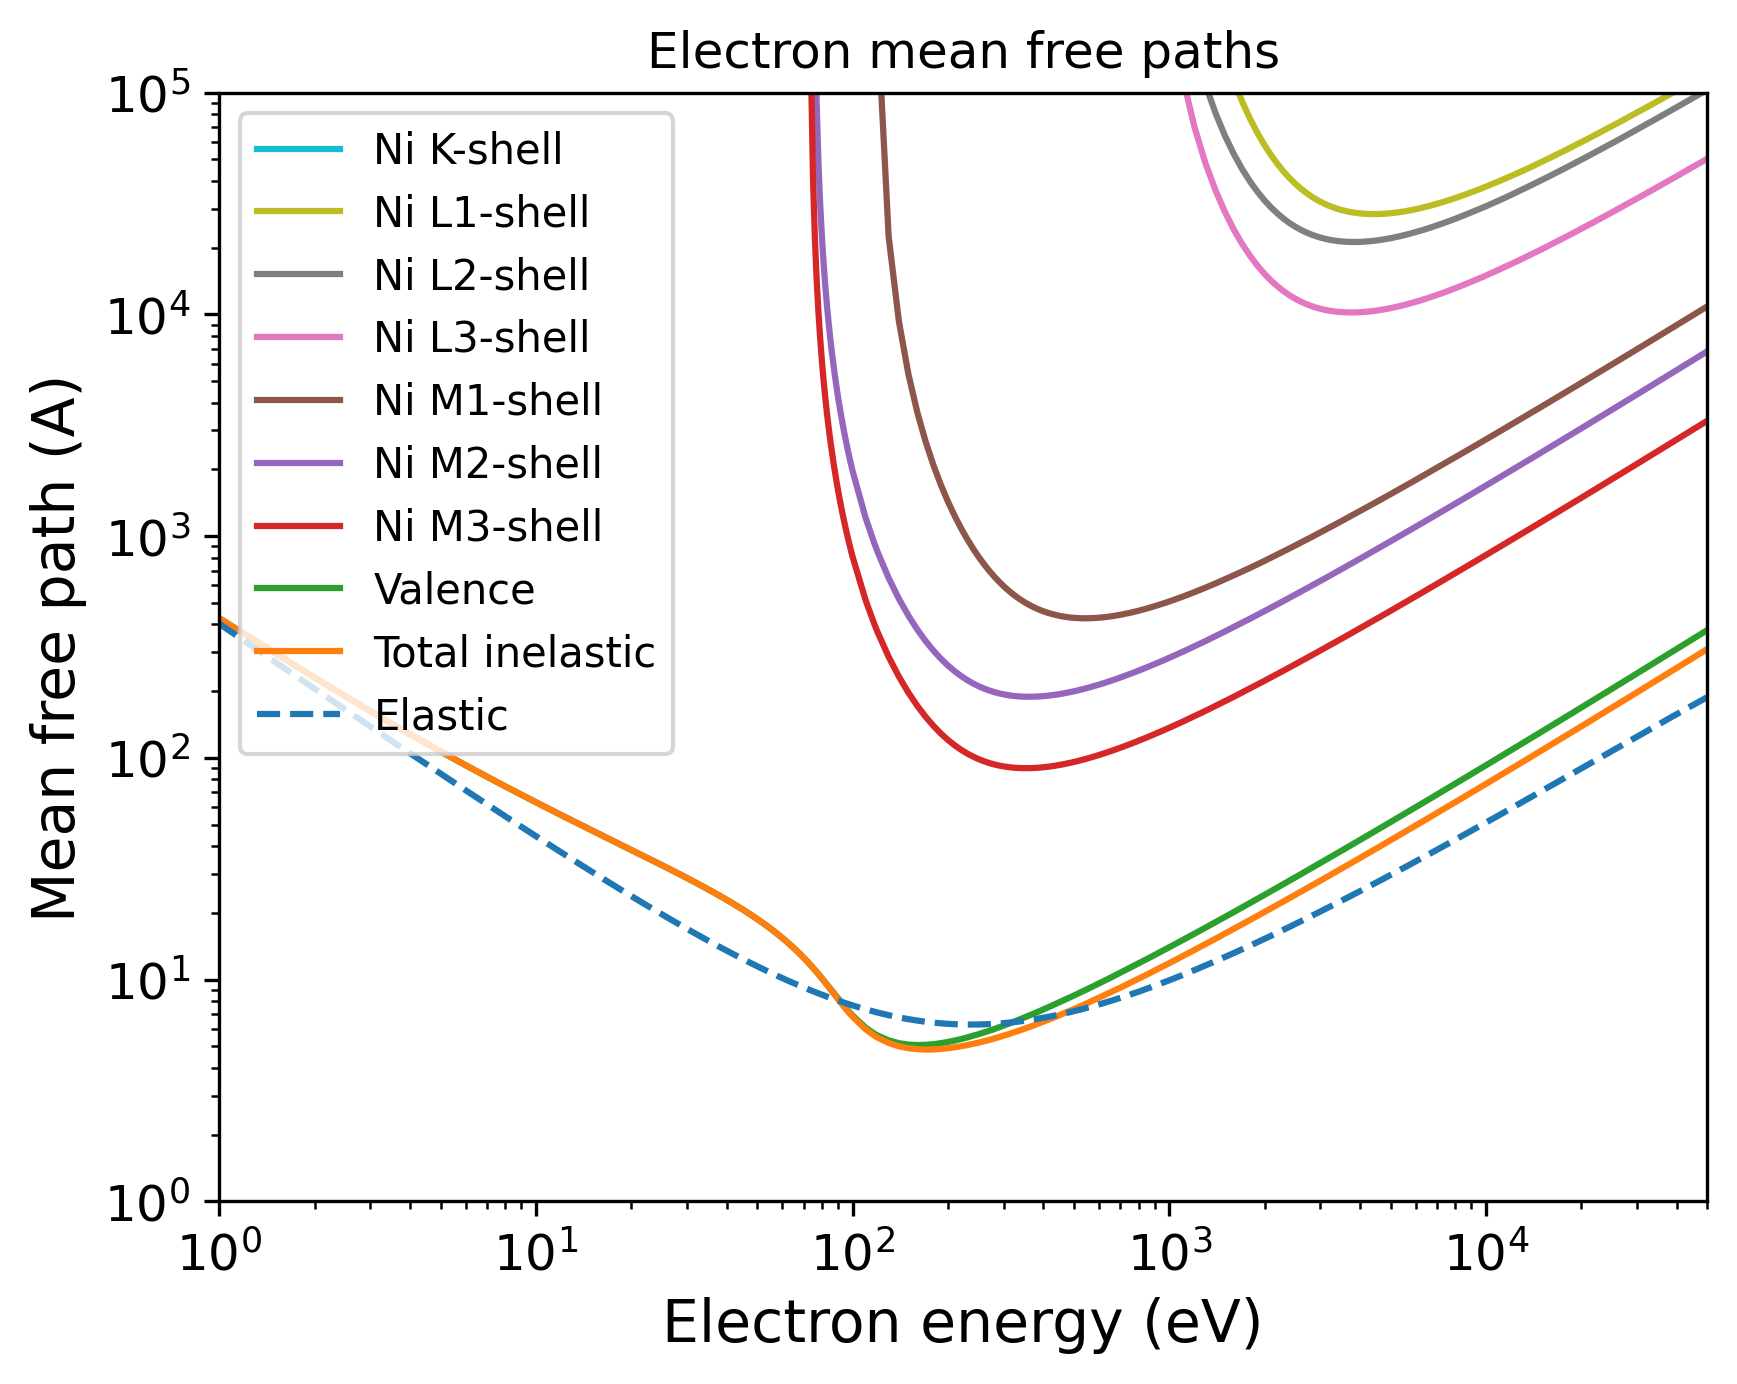

Python code for this plot:
import pandas as pd
import numpy as np
import matplotlib.pyplot as plt
import matplotlib.cm as cm
# Set the format:
plt.xlabel("Electron energy (eV)", fontsize=14)
plt.ylabel("Mean free path (A)", fontsize=14)
plt.xticks(fontsize=12)
plt.yticks(fontsize=12)
plt.grid(False)
# Set the axes:
# Read the output file:
df = pd.read_csv(r"OUTPUT_Nickel_Electron_IMFP.dat", sep=r'\s+', header=None, comment="#", skipinitialspace=True)
plt.xscale("log")
plt.yscale("log")
# Prepare the plot:
columns_to_plot = [ 1, 2, 3, 4, 5, 6, 7, 8, 9]
labels = [ "Ni K-shell", "Ni L1-shell", "Ni L2-shell", "Ni L3-shell", "Ni M1-shell", "Ni M2-shell", "Ni M3-shell", "Valence", "Total inelastic"]
# Create N distinct colors from a colormap
N = len(columns_to_plot)
colors = plt.cm.tab10(np.linspace(1, 0, 10))
# Set line styles:
linestyles = [ "-", "-", "-", "-", "-", "-", "-", "-", "-"]
for i, col in enumerate(columns_to_plot):
    color = colors[i % len(colors)]
    ls    = linestyles[i % len(linestyles)]
    label = labels[i % len(labels)]
    plt.plot(df.iloc[:, 0], df.iloc[:, col],
    color=color,
    label=label,
    linestyle=ls)
# Add a curve from the second file
df2 = pd.read_csv(r"OUTPUT_Nickel_Electron_EMFP.dat", sep=r'\s+', header=None, comment="#", skipinitialspace=True)
columns_to_plot2 = [ 2]
labels2 = [ "Elastic"]
# Create second part of the plot:
for col, label in zip(columns_to_plot2, labels2):
    plt.plot(df2.iloc[:, 0], df2.iloc[:, col], label=label, linestyle="--")
plt.xlim(1.00000000,50000.00000000)
plt.ylim(1.00000000,100000.00000000)
plt.title("Electron mean free paths")
plt.legend(loc="best", fontsize=10)
# Save the plot in this format:
plt.savefig("OUTPUT_MFP_electron.png", dpi=300, bbox_inches="tight")
